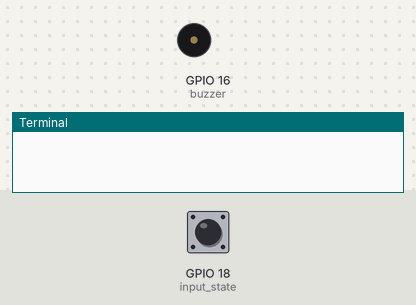
Bench run of a program on a simulated Raspberry Pi (BCM pin numbers). Shown: buzzer (waves = sounding, pin HIGH), the last lines printed to the terminal. The inputs (shaded band) are chosen by the test bench; at power-on: GPIO 18 (input_state) HIGH.

Above: at 1.2 s.
1.3 s: GPIO 18 (input_state) pulled LOW for 3.2 s
At 2.2 s:
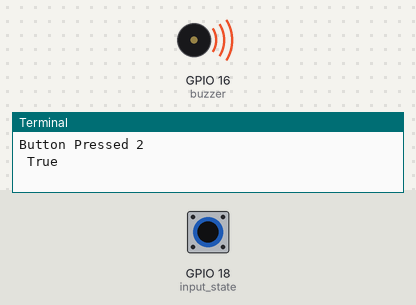
At 5.6 s:
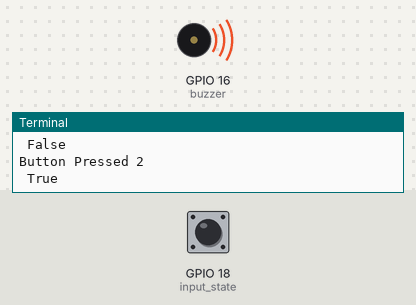
Timing chart, 0 to 7.1 s (numbered marks = the images above; inputs shaded):
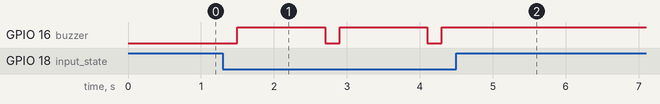

The program:

test.py
```python
import RPi.GPIO as GPIO
import time
from gpiozero import Buzzer
from time import sleep

GPIO.setmode(GPIO.BCM)

GPIO.setup(18, GPIO.IN, pull_up_down=GPIO.PUD_UP)

#buzzer initialization
buzzer = Buzzer(16)
buzzerFlag = False
#buzzer.beep()
while True:
    input_state = GPIO.input(18)
    if input_state == False:
        print('Button Pressed 2')
        buzzerFlag = not buzzerFlag
        print "",buzzerFlag
        time.sleep(0.2)

    else:
        #print('Button not pressed')
        pass

    #Buzzer Active/Inactive
    if buzzerFlag:
        #print "Turning on Buzzer"
        buzzer.on()
        #buzzer.beep()
        sleep(1)
    else:
        #print "Turning off Buzzer"
        buzzer.off()
        #sleep(1)
```

Measured:
- after the input at 1.3 s, GPIO 16 (buzzer): alternates HIGH for 1.2 s and LOW for 0.20 s, 5 changes in all, then stays HIGH, starting after 0.20 s
